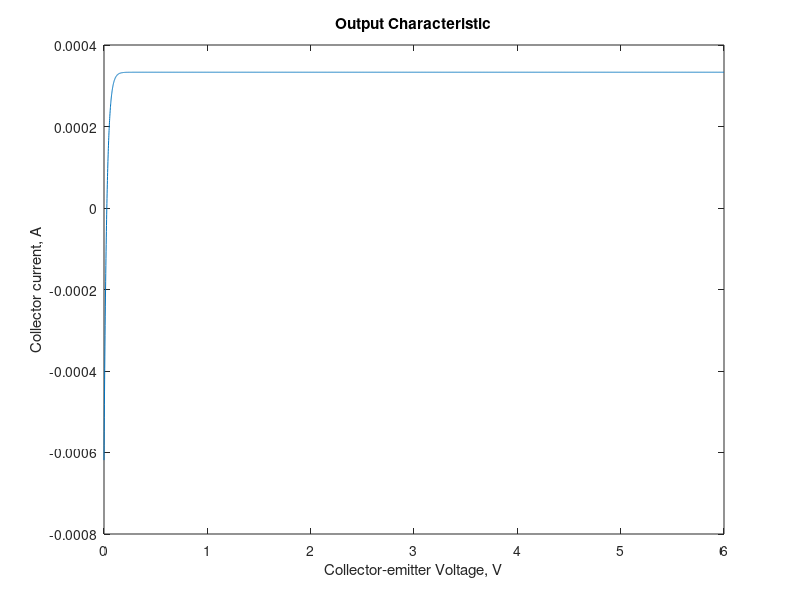

MATLAB code to generate this figure:
%output characteristic of an npn transistor
k=1.381e-23; temp=300; q=1.602e-19;
cur_den=2.0e-15; area=5.5; alpha_f=0.98;
alpha_r=0.35; vt=k*temp/q; is=cur_den*area;
ies=is/alpha_f; ics=is/alpha_r;
vbe= [0.65];
vce=0:0.001:6;
n=length(vbe);
m=length(vce);
for i=1:n
for j=1:m
ifr(i,j)= ies*exp((vbe(i)/vt) - 1);
vbc(j) = vbe(i) - vce(j);
ir(i,j) = ics*exp((vbc(j)/vt) - 1);
ic(i,j) = alpha_f*ifr(i,j) - ir(i,j);
end
end
ic1 = ic(1,:);
plot(vce, ic1)
title('Output Characteristic')
xlabel('Collector-emitter Voltage, V')
ylabel('Collector current, A')